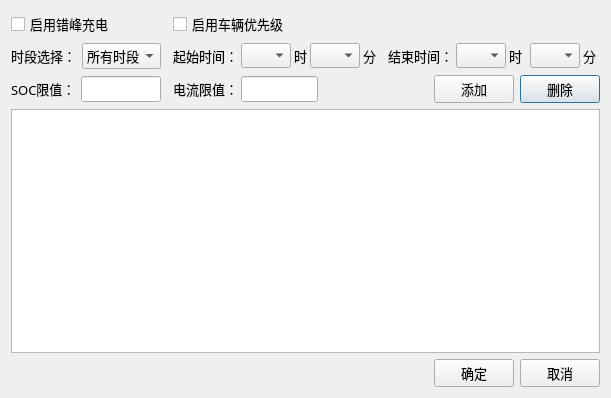
<?xml version="1.0" encoding="UTF-8"?>
<ui version="4.0">
 <class>cfcdDlg</class>
 <widget class="QDialog" name="cfcdDlg">
  <property name="geometry">
   <rect>
    <x>0</x>
    <y>0</y>
    <width>611</width>
    <height>398</height>
   </rect>
  </property>
  <property name="font">
   <font>
    <family>微软雅黑</family>
    <pointsize>10</pointsize>
   </font>
  </property>
  <property name="windowTitle">
   <string>Dialog</string>
  </property>
  <layout class="QGridLayout" name="gridLayout">
   <item row="2" column="4">
    <spacer name="horizontalSpacer">
     <property name="orientation">
      <enum>Qt::Horizontal</enum>
     </property>
     <property name="sizeType">
      <enum>QSizePolicy::Fixed</enum>
     </property>
     <property name="sizeHint" stdset="0">
      <size>
       <width>40</width>
       <height>20</height>
      </size>
     </property>
    </spacer>
   </item>
   <item row="0" column="0">
    <widget class="QCheckBox" name="CFCDEnableCheckBox">
     <property name="enabled">
      <bool>true</bool>
     </property>
     <property name="text">
      <string>启用错峰充电</string>
     </property>
    </widget>
   </item>
   <item row="0" column="2">
    <widget class="QCheckBox" name="priorityCheckBox">
     <property name="enabled">
      <bool>true</bool>
     </property>
     <property name="font">
      <font>
       <family>微软雅黑</family>
      </font>
     </property>
     <property name="text">
      <string>启用车辆优先级</string>
     </property>
    </widget>
   </item>
   <item row="2" column="6">
    <widget class="QPushButton" name="CFCDDeletePushButton">
     <property name="text">
      <string>删除</string>
     </property>
     <property name="checkable">
      <bool>false</bool>
     </property>
    </widget>
   </item>
   <item row="3" column="0" colspan="7">
    <widget class="QTableWidget" name="CFCDTableWidget">
     <property name="rowCount">
      <number>0</number>
     </property>
     <property name="columnCount">
      <number>0</number>
     </property>
     <attribute name="horizontalHeaderVisible">
      <bool>true</bool>
     </attribute>
     <attribute name="horizontalHeaderCascadingSectionResizes">
      <bool>true</bool>
     </attribute>
     <attribute name="horizontalHeaderDefaultSectionSize">
      <number>100</number>
     </attribute>
     <attribute name="horizontalHeaderHighlightSections">
      <bool>true</bool>
     </attribute>
     <attribute name="horizontalHeaderMinimumSectionSize">
      <number>10</number>
     </attribute>
     <attribute name="verticalHeaderDefaultSectionSize">
      <number>30</number>
     </attribute>
    </widget>
   </item>
   <item row="2" column="5">
    <widget class="QPushButton" name="CFCDAddPushButton">
     <property name="text">
      <string>添加</string>
     </property>
     <property name="checkable">
      <bool>false</bool>
     </property>
     <property name="autoDefault">
      <bool>true</bool>
     </property>
    </widget>
   </item>
   <item row="4" column="5">
    <widget class="QPushButton" name="CFCDSavePushButton">
     <property name="text">
      <string>确定</string>
     </property>
    </widget>
   </item>
   <item row="4" column="6">
    <widget class="QPushButton" name="CFCDExitPushButton">
     <property name="text">
      <string>取消</string>
     </property>
    </widget>
   </item>
   <item row="2" column="2">
    <layout class="QHBoxLayout" name="horizontalLayout_3">
     <property name="spacing">
      <number>8</number>
     </property>
     <item>
      <widget class="QLabel" name="label_9">
       <property name="maximumSize">
        <size>
         <width>60</width>
         <height>16777215</height>
        </size>
       </property>
       <property name="text">
        <string>电流限值：</string>
       </property>
      </widget>
     </item>
     <item>
      <widget class="QLineEdit" name="currentLineEdit">
       <property name="maximumSize">
        <size>
         <width>77</width>
         <height>16777215</height>
        </size>
       </property>
      </widget>
     </item>
     <item>
      <spacer name="horizontalSpacer_2">
       <property name="orientation">
        <enum>Qt::Horizontal</enum>
       </property>
       <property name="sizeHint" stdset="0">
        <size>
         <width>40</width>
         <height>20</height>
        </size>
       </property>
      </spacer>
     </item>
    </layout>
   </item>
   <item row="1" column="2">
    <layout class="QHBoxLayout" name="horizontalLayout">
     <property name="spacing">
      <number>3</number>
     </property>
     <item>
      <widget class="QLabel" name="label_2">
       <property name="text">
        <string>起始时间：</string>
       </property>
      </widget>
     </item>
     <item>
      <widget class="QComboBox" name="startHourComboBox">
       <property name="enabled">
        <bool>true</bool>
       </property>
       <property name="maximumSize">
        <size>
         <width>50</width>
         <height>25</height>
        </size>
       </property>
      </widget>
     </item>
     <item>
      <widget class="QLabel" name="label_3">
       <property name="text">
        <string>时</string>
       </property>
      </widget>
     </item>
     <item>
      <widget class="QComboBox" name="startMinuteComboBox">
       <property name="maximumSize">
        <size>
         <width>50</width>
         <height>25</height>
        </size>
       </property>
      </widget>
     </item>
     <item>
      <widget class="QLabel" name="label_4">
       <property name="text">
        <string>分</string>
       </property>
      </widget>
     </item>
    </layout>
   </item>
   <item row="1" column="0">
    <layout class="QFormLayout" name="formLayout">
     <item row="0" column="0">
      <widget class="QLabel" name="label">
       <property name="text">
        <string>时段选择：</string>
       </property>
      </widget>
     </item>
     <item row="0" column="1">
      <widget class="QComboBox" name="periodComboBox">
       <property name="maximumSize">
        <size>
         <width>79</width>
         <height>16777215</height>
        </size>
       </property>
       <item>
        <property name="text">
         <string>所有时段</string>
        </property>
       </item>
       <item>
        <property name="text">
         <string>峰电时段</string>
        </property>
       </item>
       <item>
        <property name="text">
         <string>谷电时段</string>
        </property>
       </item>
       <item>
        <property name="text">
         <string>平电时段</string>
        </property>
       </item>
       <item>
        <property name="text">
         <string>尖电时段</string>
        </property>
       </item>
      </widget>
     </item>
    </layout>
   </item>
   <item row="1" column="4" colspan="3">
    <layout class="QHBoxLayout" name="horizontalLayout_2">
     <property name="spacing">
      <number>3</number>
     </property>
     <item>
      <widget class="QLabel" name="label_5">
       <property name="text">
        <string>结束时间：</string>
       </property>
      </widget>
     </item>
     <item>
      <widget class="QComboBox" name="stopHourComboBox">
       <property name="maximumSize">
        <size>
         <width>50</width>
         <height>25</height>
        </size>
       </property>
      </widget>
     </item>
     <item>
      <widget class="QLabel" name="label_6">
       <property name="text">
        <string>时</string>
       </property>
      </widget>
     </item>
     <item>
      <widget class="QComboBox" name="stopMinuteComboBox">
       <property name="maximumSize">
        <size>
         <width>50</width>
         <height>25</height>
        </size>
       </property>
      </widget>
     </item>
     <item>
      <widget class="QLabel" name="label_7">
       <property name="text">
        <string>分</string>
       </property>
      </widget>
     </item>
    </layout>
   </item>
   <item row="2" column="0">
    <layout class="QHBoxLayout" name="horizontalLayout_4">
     <property name="spacing">
      <number>3</number>
     </property>
     <item>
      <widget class="QLabel" name="label_8">
       <property name="text">
        <string>SOC限值：</string>
       </property>
      </widget>
     </item>
     <item>
      <widget class="QLineEdit" name="SOCLineEdit">
       <property name="sizePolicy">
        <sizepolicy hsizetype="Maximum" vsizetype="Fixed">
         <horstretch>0</horstretch>
         <verstretch>0</verstretch>
        </sizepolicy>
       </property>
       <property name="maximumSize">
        <size>
         <width>80</width>
         <height>16777215</height>
        </size>
       </property>
      </widget>
     </item>
    </layout>
   </item>
   <item row="1" column="1">
    <spacer name="horizontalSpacer_3">
     <property name="orientation">
      <enum>Qt::Horizontal</enum>
     </property>
     <property name="sizeHint" stdset="0">
      <size>
       <width>40</width>
       <height>20</height>
      </size>
     </property>
    </spacer>
   </item>
   <item row="2" column="3">
    <spacer name="horizontalSpacer_4">
     <property name="orientation">
      <enum>Qt::Horizontal</enum>
     </property>
     <property name="sizeHint" stdset="0">
      <size>
       <width>40</width>
       <height>20</height>
      </size>
     </property>
    </spacer>
   </item>
  </layout>
 </widget>
 <tabstops>
  <tabstop>CFCDEnableCheckBox</tabstop>
  <tabstop>priorityCheckBox</tabstop>
  <tabstop>periodComboBox</tabstop>
  <tabstop>startHourComboBox</tabstop>
  <tabstop>startMinuteComboBox</tabstop>
  <tabstop>stopHourComboBox</tabstop>
  <tabstop>stopMinuteComboBox</tabstop>
  <tabstop>SOCLineEdit</tabstop>
  <tabstop>currentLineEdit</tabstop>
  <tabstop>CFCDTableWidget</tabstop>
  <tabstop>CFCDSavePushButton</tabstop>
  <tabstop>CFCDExitPushButton</tabstop>
  <tabstop>CFCDAddPushButton</tabstop>
  <tabstop>CFCDDeletePushButton</tabstop>
 </tabstops>
 <resources/>
 <connections/>
</ui>
